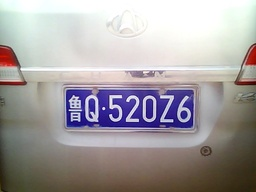
#> input picture evenvi-PY-PLR-master/PY-PLR/images/original.jpg, 256 x 192 px, shrunk from 640 x 480 before the run
$ python test_lbp.py   (Python 2 division)   (older library calls are emulated)
#> lines starting #> are read from the running program, lines starting #| are printed output that depends on the picture
### evenvi-PY-PLR-master/PY-PLR/export/GrayscaleImage.py
from pylab import imshow, imread, show
from matplotlib.pyplot import hist
from scipy.misc import imresize, imsave

class GrayscaleImage:

    def __init__(self, image_path = None, data = None):
#> called with image_path = '../images/original.jpg'
        if image_path != None:
            self.data = imread(image_path)
#> self.data is the input picture: shape (192, 256, 3); mean R, G, B 165.2, 159.7, 161.1

            extension = image_path.split('.', 3)[-1]

            if extension == "jpg":
              self.data = self.data[::-1]
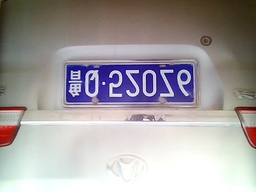
#> self.data: shape (192, 256, 3); mean R, G, B 165.2, 159.7, 161.1

            self.convert_to_grayscale()
        elif data != None:
            self.data = data

    def __iter__(self):
        for y in xrange(self.data.shape[0]):
            for x in xrange(self.data.shape[1]):
                yield y, x, self.data[y, x]

    def __getitem__(self, position):
        return self.data[position]

    def convert_to_grayscale(self):
        if len(self.data.shape) > 2:
          self.data = self.data[:,:,:3].sum(axis=2) / 3
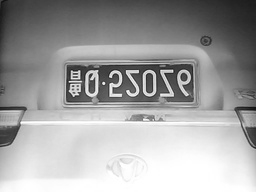
#> self.data: shape (192, 256) uint64; min 17, max 255, mean 161.7

    def crop(self, rectangle):
        self.data = self.data[rectangle.y : rectangle.y + rectangle.height,
                              rectangle.x : rectangle.x + rectangle.width]

    def show(self):
        imshow(self.data, cmap="gray")
        show()

    def make_histogram(self):
        return hist(self.data)

    def resize(self, size):  # size is of type float
        self.data = imresize(self.data, size)

    def get_shape(self):
        return self.data.shape

    shape = property(get_shape)

    def get_width(self):
        return self.get_shape()[1]

    width = property(get_width)

    def get_height(self):
        return self.get_shape()[0]

    height = property(get_height)

    def in_bounds(self, y, x):
        return x >= 0 and x < self.width and y >= 0 and y < self.height

    def save(self, path):
        imsave(path, self.data)

### evenvi-PY-PLR-master/PY-PLR/export/LocalBinaryPatternizer.py
from Histogram import Histogram
from math import ceil

class LocalBinaryPatternizer:
    """This class generates a Local Binary Pattern of a given image."""

    def __init__(self, image, cell_size=16, neighbours=3):
        self.cell_size = cell_size
        self.image = image
        self.pattern_callback, self.bins = {
                    3: (self.pattern_3x3, 256),
                    5: (self.pattern_5x5, 4096)
                }[neighbours]

    def setup_histograms(self):
        cells_in_width = int(ceil(self.image.width / float(self.cell_size)))
#> cells_in_width = 16
        cells_in_height = int(ceil(self.image.height / float(self.cell_size)))
#> cells_in_height = 12
        self.histograms = []

        for i in xrange(cells_in_height):
            self.histograms.append([])

            for j in xrange(cells_in_width):
                self.histograms[i].append(Histogram(self.bins, 0, self.bins))

    def pattern_3x3(self, y, x, value):
        """Create the Local Binary Pattern in the (8,3)-neighbourhood."""
        return (self.is_pixel_darker(y - 1, x - 1, value) << 7) \
             | (self.is_pixel_darker(y - 1, x    , value) << 6) \
             | (self.is_pixel_darker(y - 1, x + 1, value) << 5) \
             | (self.is_pixel_darker(y    , x + 1, value) << 4) \
             | (self.is_pixel_darker(y + 1, x + 1, value) << 3) \
             | (self.is_pixel_darker(y + 1, x    , value) << 2) \
             | (self.is_pixel_darker(y + 1, x - 1, value) << 1) \
             | (self.is_pixel_darker(y    , x - 1, value))

    # [25 lines left out: functions pattern_5x5_hybrid, pattern_5x5, not called in this run]

    def create_features_vector(self):
        '''Walk around the pixels in clockwise order, shifting 1 bit less at
        each neighbour starting at 7 in the top-left corner. This gives a 8-bit
        feature n of a pixel'''
        self.setup_histograms()

        for y, x, value in self.image:
            cy, cx = self.get_cell_index(y, x)
            self.histograms[cy][cx].add(self.pattern_callback(y, x, value))

        return self.get_features_as_array()

    def is_pixel_darker(self, y, x, value):
        return self.image.in_bounds(y, x) and self.image[y, x] > value

    def get_cell_index(self, y, x):
        return (y / self.cell_size, x / self.cell_size)

    def get_features_as_array(self):
        f = []

        # Concatenate all histogram bins
        for row in self.histograms:
            for hist in row:
                f.extend(hist.bins)
#> after the loop, f = 49152 items

        return f

    # [11 lines left out: function get_single_histogram, not called in this run]

    def single_cell_features_vector(self):
        return self.get_single_histogram().bins

### evenvi-PY-PLR-master/PY-PLR/export/Histogram.py
class Histogram:

    def __init__(self, bins, min, max):
        self.bins = [0] * bins
        self.min = min
        self.max = max

    def add(self, number):
        self.bins[number] += 1

    def remove(self, number):
        self.bins[number] -= 1

    def get_bin_index(self, number):
        return (number - self.min) / ((self.max - self.min) / len(self.bins))

    # [18 lines left out: functions normalize, intersect, not called in this run]

### evenvi-PY-PLR-master/PY-PLR/export/test_lbp.py
#!/usr/bin/python
from GrayscaleImage import GrayscaleImage
from LocalBinaryPatternizer import LocalBinaryPatternizer

image = GrayscaleImage("../images/original.jpg")

lbp = LocalBinaryPatternizer(image)
histograms = lbp.create_features_vector()
#> histograms = 49152 items

print histograms
#> (printed output is left out)
